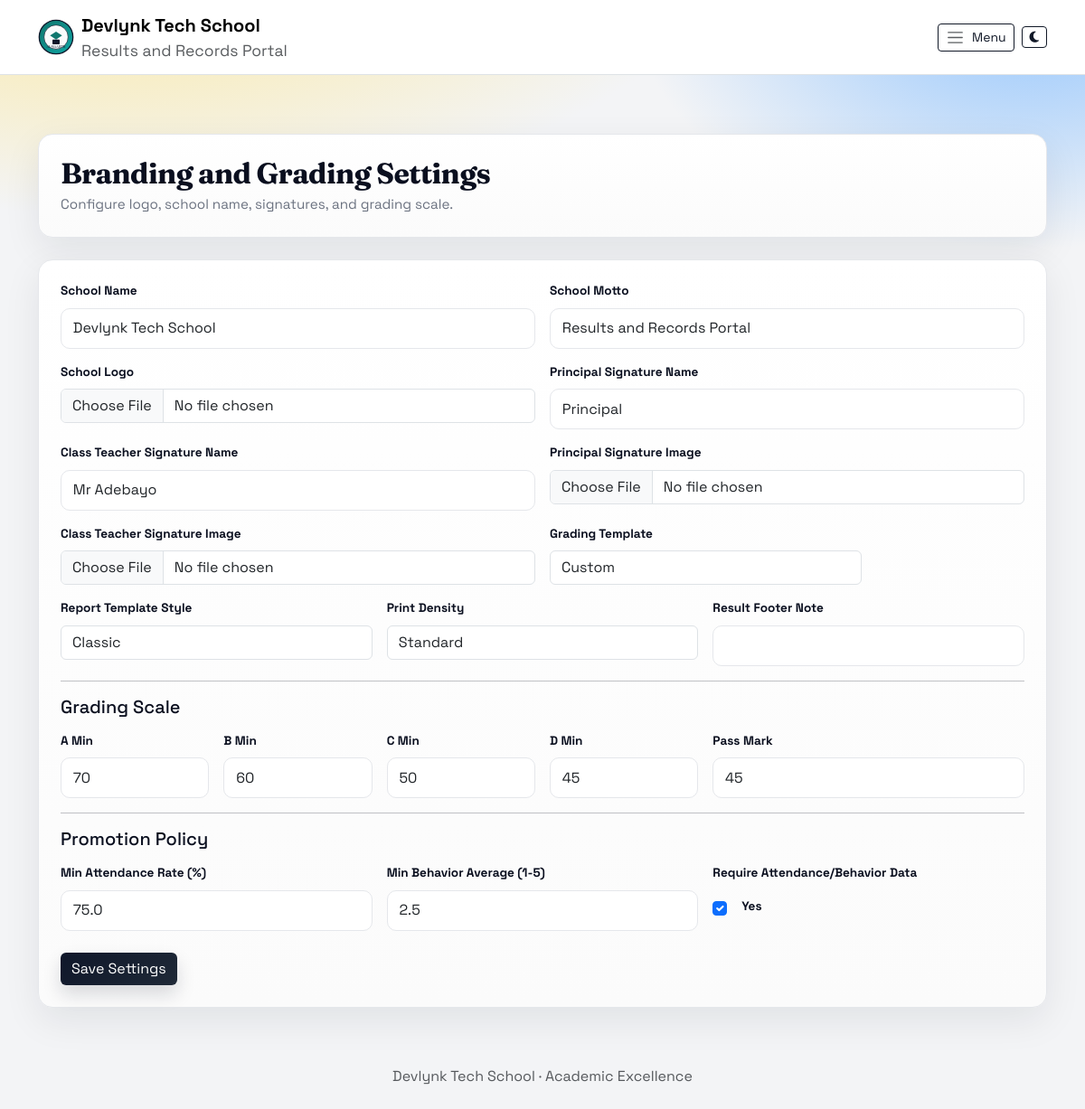
/accounts/branding/ (signed in), run on the app's committed database.
### accounts/models.py (models this page shows, shortened)
class SchoolBranding(models.Model):
    GRADING_TEMPLATE_CUSTOM = "custom"
    GRADING_TEMPLATE_WAEC = "waec"
    GRADING_TEMPLATE_STRICT = "strict"
    GRADING_TEMPLATE_CHOICES = (
        (GRADING_TEMPLATE_CUSTOM, "Custom"),
        (GRADING_TEMPLATE_WAEC, "WAEC Standard"),
        (GRADING_TEMPLATE_STRICT, "Strict Senior"),
    )
    REPORT_STYLE_CLASSIC = "classic"
    REPORT_STYLE_COMPACT = "compact"
    REPORT_STYLE_CHOICES = (
        (REPORT_STYLE_CLASSIC, "Classic"),
        (REPORT_STYLE_COMPACT, "Compact"),
    )
    PRINT_DENSITY_STANDARD = "standard"
    PRINT_DENSITY_DENSE = "dense"
    PRINT_DENSITY_CHOICES = (
        (PRINT_DENSITY_STANDARD, "Standard"),
        (PRINT_DENSITY_DENSE, "High Density"),
    )
    id = models.AutoField(primary_key=True)
    school_name = models.CharField(max_length=150, default="Al-Waarith Model College")
    school_motto = models.CharField(max_length=200, default="Results and Records Portal")
    school_logo = models.FileField(upload_to="branding/", blank=True, null=True)
    principal_signature_name = models.CharField(max_length=120, default="Principal")
    class_teacher_signature_name = models.CharField(max_length=120, default="Class Teacher")
    principal_signature_file = models.FileField(
        upload_to="branding/signatures/", blank=True, null=True
    )
    class_teacher_signature_file = models.FileField(
        upload_to="branding/signatures/", blank=True, null=True
    )
    grading_template = models.CharField(
        max_length=16, choices=GRADING_TEMPLATE_CHOICES, default=GRADING_TEMPLATE_CUSTOM
    )
    report_template_style = models.CharField(
        max_length=16, choices=REPORT_STYLE_CHOICES, default=REPORT_STYLE_CLASSIC
    )
    report_print_density = models.CharField(
        max_length=16, choices=PRINT_DENSITY_CHOICES, default=PRINT_DENSITY_STANDARD
    )
    result_footer_note = models.CharField(max_length=160, blank=True)
    grade_a_min = models.PositiveSmallIntegerField(default=70)
    grade_b_min = models.PositiveSmallIntegerField(default=60)
    grade_c_min = models.PositiveSmallIntegerField(default=50)
    grade_d_min = models.PositiveSmallIntegerField(default=45)
    pass_mark = models.PositiveSmallIntegerField(default=45)
    promotion_min_attendance_rate = models.FloatField(default=75.0)
    promotion_min_behavior_average = models.FloatField(default=2.5)
    promotion_require_non_cognitive = models.BooleanField(default=True)
    updated_at = models.DateTimeField(auto_now=True)
    class Meta:
        verbose_name = "School Branding"
        verbose_name_plural = "School Branding"
    @classmethod
    def get_solo(cls):
        obj = cls.objects.order_by("id").first()
        if obj:
            return obj
        return cls.objects.create()

### accounts/views.py (the view)
# urls.py: path("branding/", branding_settings, name="branding_settings"),
@proprietor_required
def branding_settings(request):
    brand = SchoolBranding.get_solo()
    form = SchoolBrandingForm(request.POST or None, request.FILES or None, instance=brand)
    if request.method == "POST":
        if form.is_valid():
            form.save()
            messages.success(request, "Branding settings updated successfully.")
            return redirect("accounts:branding_settings")
        messages.error(request, "Please correct the branding form errors.")
    return render(request, "accounts/branding_settings.html", {"form": form})

### accounts/capabilities.py (called while the page is built)
def has_capability(user, capability):
    if not user or not user.is_authenticated:
        return False
    if getattr(user, "is_superuser", False):
        return True
    return capability in capabilities_for_user(user)

### accounts/permissions.py (called while the page is built)
def is_proprietor(user):
    return has_capability(user, CAP_VIEW_PROPRIETOR_DASHBOARD)

def proprietor_required(view_func):
    @wraps(view_func)
    def _wrapped(request, *args, **kwargs):
        if not request.user.is_authenticated:
            return redirect_to_login(request.get_full_path())
        if is_proprietor(request.user):
            return view_func(request, *args, **kwargs)
        messages.error(request, "You are not authorized to access this area.")
        return redirect(default_dashboard_url(request.user))
    return _wrapped

### templates/accounts/branding_settings.html (shortened to what this page needs)
{% extends "base.html" %}
{% block content %}
<div class="waec-card p-4 mb-4">
  <h2 class="waec-title mb-1">Branding and Grading Settings</h2>
  <div class="waec-subtitle">Configure logo, school name, signatures, and grading scale.</div>
</div>
<form method="post" enctype="multipart/form-data" class="waec-card p-4">
  <div class="row g-3">
    <div class="col-md-6">
      <label class="form-label">School Name</label>
      {{ form.school_name }}
    </div>
    <div class="col-md-6">
      <label class="form-label">School Motto</label>
      {{ form.school_motto }}
    </div>
    <div class="col-md-6">
      <label class="form-label">School Logo</label>
      {{ form.school_logo }}
    </div>
    <div class="col-md-6">
      <label class="form-label">Principal Signature Name</label>
      {{ form.principal_signature_name }}
    </div>
    <div class="col-md-6">
      <label class="form-label">Class Teacher Signature Name</label>
      {{ form.class_teacher_signature_name }}
    </div>
    <div class="col-md-6">
      <label class="form-label">Principal Signature Image</label>
      {{ form.principal_signature_file }}
    </div>
    <div class="col-md-6">
      <label class="form-label">Class Teacher Signature Image</label>
      {{ form.class_teacher_signature_file }}
    </div>
    <div class="col-md-4">
      <label class="form-label">Grading Template</label>
      {{ form.grading_template }}
    </div>
    <div class="col-md-4">
      <label class="form-label">Report Template Style</label>
      {{ form.report_template_style }}
    </div>
    <div class="col-md-4">
      <label class="form-label">Print Density</label>
      {{ form.report_print_density }}
    </div>
    <div class="col-md-4">
      <label class="form-label">Result Footer Note</label>
      {{ form.result_footer_note }}
    </div>
  </div>
  <hr>
  <h5 class="mb-3">Grading Scale</h5>
  <div class="row g-3">
    <div class="col-md-2">
      <label class="form-label">A Min</label>
      {{ form.grade_a_min }}
    </div>
    <div class="col-md-2">
      <label class="form-label">B Min</label>
      {{ form.grade_b_min }}
    </div>
    <div class="col-md-2">
      <label class="form-label">C Min</label>
      {{ form.grade_c_min }}
    </div>
    <div class="col-md-2">
      <label class="form-label">D Min</label>
      {{ form.grade_d_min }}
    </div>
    <div class="col-md-4">
      <label class="form-label">Pass Mark</label>
      {{ form.pass_mark }}
    </div>
  </div>
  <hr>
  <h5 class="mb-3">Promotion Policy</h5>
  <div class="row g-3">
    <div class="col-md-4">
      <label class="form-label">Min Attendance Rate (%)</label>
      {{ form.promotion_min_attendance_rate }}
    </div>
    <div class="col-md-4">
      <label class="form-label">Min Behavior Average (1-5)</label>
      {{ form.promotion_min_behavior_average }}
    </div>
    <div class="col-md-4">
      <label class="form-label">Require Attendance/Behavior Data</label>
      <div class="form-check mt-2">
        {{ form.promotion_require_non_cognitive }}
        <label class="form-check-label ms-2" for="{{ form.promotion_require_non_cognitive.id_for_label }}">
          Yes
        </label>
      </div>
    </div>
  </div>
  <div class="mt-4">
    <button class="btn btn-dark">Save Settings</button>
  </div>
</form>
{% endblock %}

### templates/base.html (shortened to what this page needs)
﻿{% load static %}
<!DOCTYPE html>
<html lang="en">
<head>
    <link href="https://cdn.jsdelivr.net/npm/bootstrap@5.3.2/dist/css/bootstrap.min.css" rel="stylesheet">
    <link rel="stylesheet" href="https://cdnjs.cloudflare.com/ajax/libs/font-awesome/6.5.1/css/all.min.css">
    <link href="{% static 'css/app.css' %}" rel="stylesheet">
    {% if page_css_path %}
    <link href="{% static page_css_path %}" rel="stylesheet">
    {% endif %}
</head>
<body>
<nav class="navbar navbar-expand-lg navbar-light bg-white border-bottom fixed-top">
  <div class="container">
    <a class="navbar-brand d-flex align-items-center gap-2" href="{% url 'home' %}">
      <img src="{{ school_logo_url }}" alt="School Badge" width="40" height="40">
      <div>
        <div class="fw-bold">{{ school_name_display }}</div>
        <div class="text-muted small">{{ school_motto_display }}</div>
      </div>
    </a>
    <div class="d-flex align-items-center gap-2 ms-auto">
      <button class="btn btn-outline-dark btn-sm d-inline-flex align-items-center gap-2" type="button" data-bs-toggle="offcanvas" data-bs-target="#sideNav" aria-controls="sideNav">
        <span class="navbar-toggler-icon"></span>
        <span class="d-none d-md-inline">Menu</span>
      </button>
      <button class="btn btn-outline-dark btn-sm d-inline-flex align-items-center gap-2" type="button" id="themeToggle" aria-label="Toggle theme">
        <i class="fa-solid fa-moon" id="themeToggleIcon"></i>
      </button>
    </div>
  </div>
</nav>
<main class="container py-4 page-content">
    {% block content %}{% endblock %}
</main>
<footer class="text-center text-muted py-4">
    {{ school_name_display }} · Academic Excellence
</footer>
</body>
</html>

### static/css/app.css (style rules this page uses)
:root { --waec-ink: #0a0f1f; --waec-ink-soft: #1f2937; --waec-muted: #6b7280; --waec-bg: #f3f4f6; --waec-accent: #f59e0b; --waec-accent-2: #2563eb; --waec-border: #e5e7eb; --waec-card: #ffffff; --waec-glow: rgba(245, 158, 11, 0.2); }
body { font-family: "Space Grotesk", system-ui, -apple-system, "Segoe UI", sans-serif; background: radial-gradient(1200px 600px at 10% -10%, #fde68a 0%, transparent 60%), radial-gradient(800px 500px at 95% 0%, #93c5fd 0%, transparent 55%), var(--waec-bg); color: var(--waec-ink); min-height: 100vh; padding-top: 90px; }
.waec-card { background: linear-gradient(180deg, #ffffff 0%, #fbfbfb 100%); border: 1px solid var(--waec-border); border-radius: 16px; box-shadow: 0 14px 40px rgba(15, 23, 42, 0.08); }
.waec-title { font-family: "Fraunces", "Times New Roman", serif; font-weight: 700; color: var(--waec-ink); letter-spacing: -0.02em; }
.waec-subtitle { color: var(--waec-muted); font-size: 0.95rem; }
form input[type="text"], form input[type="number"], form input[type="password"], form input[type="email"], form select, form textarea { display: block; width: 100%; padding: 0.6rem 0.8rem; border: 1px solid var(--waec-border); border-radius: 10px; background: #fff; transition: box-shadow 0.2s ease, border-color 0.2s ease; }
form label { font-weight: 700; font-size: 0.85rem; margin-bottom: 0.25rem; }
.navbar { backdrop-filter: blur(10px); background: rgba(255, 255, 255, 0.8); border-bottom: 1px solid rgba(229, 231, 235, 0.8); }
.page-content { margin-top: 10px; }
.btn-dark { background: linear-gradient(135deg, #0f172a 0%, #1f2937 100%); border: none; box-shadow: 0 10px 20px rgba(15, 23, 42, 0.15); }
.btn-outline-dark { border-color: #111827; color: #111827; }

### data on the page
SchoolBranding: school_name "Devlynk Tech School", school_motto "Results and Records Portal", principal_signature_name "Principal", class_teacher_signature_name "Mr Adebayo", grading_template "Custom", report_template_style "Classic", report_print_density "Standard", grade_a_min "70", grade_b_min "60", grade_c_min "50", grade_d_min "45", pass_mark "45", promotion_min_attendance_rate "75.0", promotion_min_behavior_average "2.5", promotion_require_non_cognitive "☑"
